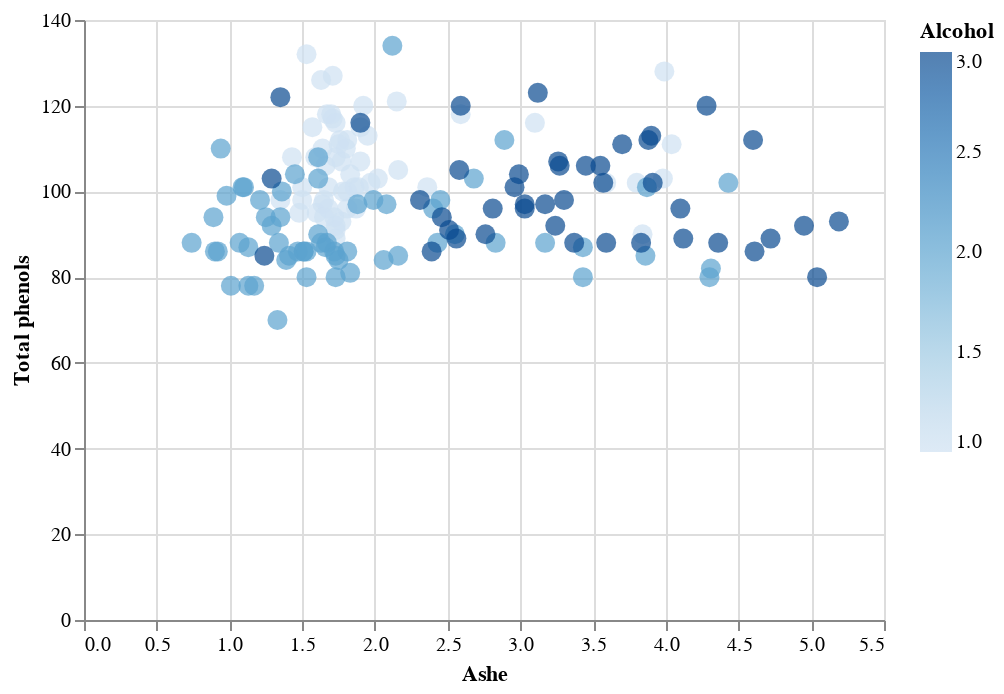

The code cell stored with this chart in its notebook:
### Markdown cell above
# **10.Data Visualization**

### Code cell
import altair as alt

# Ensure that all column names are clean (remove extra spaces if any)
df.rename(columns={'Ashe ': 'Ashe'}, inplace=True)

# Create the chart
alt.Chart(df).mark_circle(size=100).encode(
    x='Ashe',  # X-axis represents Malic acid
    y='Total phenols',  # Y-axis represents Total phenols
    color='Alcohol',  # Color represents Alcohol
    tooltip=[  # Tooltip shows additional information on hover
        'Malic acid',
        'Total phenols',
        'Alcohol',
        'Ashe',
        'Magnesium',
        'Color intensity',
        'OD280',
        'Proline'
    ]
).interactive()

### Figure 1 — Vega-Lite specification as saved in the notebook (floating-point values rounded to 4 significant figures; data arrays with more than 128 entries replaced by an {"elided": "..."} marker saying what was removed)
{"config": {"view": {"continuousWidth": 400, "continuousHeight": 300}}, "data": {"name": "data-1bd4f780741fb9328716b5bb3ed8ca89"}, "mark": {"type": "circle", "size": 100}, "encoding": {"color": {"field": "Alcohol", "type": "quantitative"}, "tooltip": [{"field": "Malic acid", "type": "quantitative"}, {"field": "Total phenols", "type": "quantitative"}, {"field": "Alcohol", "type": "quantitative"}, {"field": "Ashe", "type": "quantitative"}, {"field": "Magnesium", "type": "quantitative"}, {"field": "Color intensity", "type": "quantitative"}, {"field": "OD280", "type": "quantitative"}, {"field": "Proline", "type": "quantitative"}], "x": {"field": "Ashe", "type": "quantitative"}, "y": {"field": "Total phenols", "type": "quantitative"}}, "selection": {"selector001": {"type": "interval", "bind": "scales", "encodings": ["x", "y"]}}, "$schema": "https://vega.github.io/schema/vega-lite/v4.17.0.json", "datasets": {"data-1bd4f780741fb9328716b5bb3ed8ca89": {"elided": "161 records"}}}
